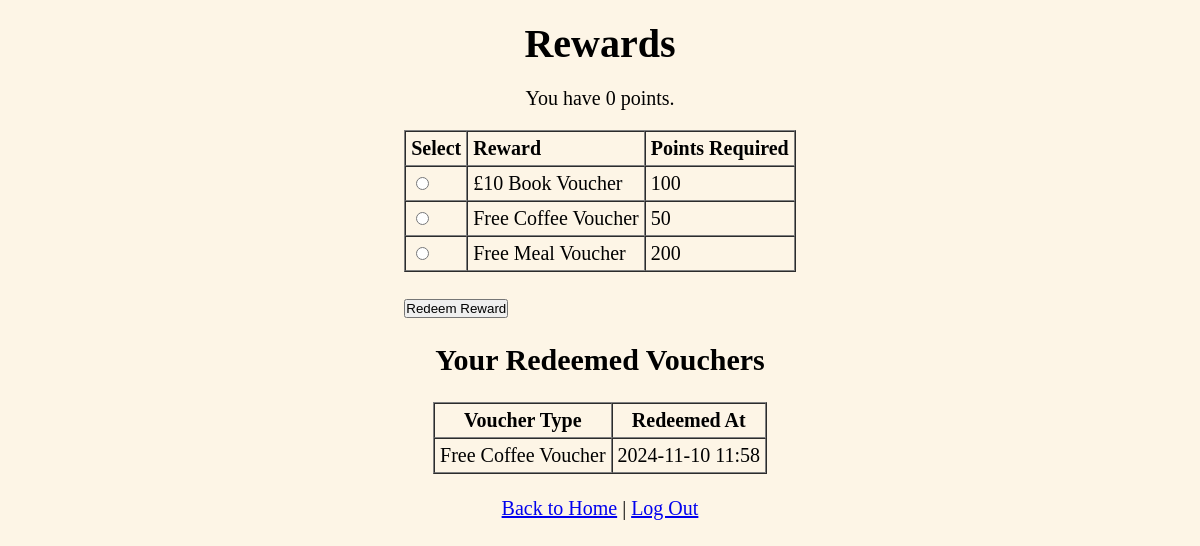
The page /rewards (signed in) on the database as committed earlier.
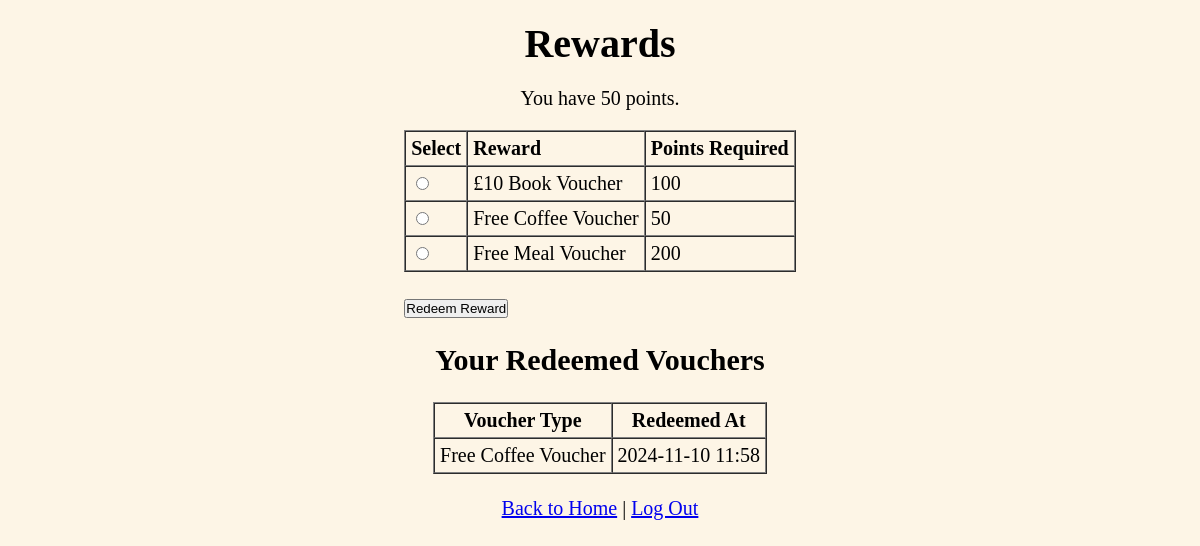
The same page on the database as committed later.
### app.py (models this page shows, shortened)
class User(UserMixin, db.Model):
    __tablename__ = 'users'  # Optional: specify table name
    id = db.Column(db.Integer, primary_key=True)
    name = db.Column(db.String(100), nullable=False)
    password_hash = db.Column(db.String(128), nullable=False)
    points = db.Column(db.Integer, default=0)
    age = db.Column(db.Integer, nullable=False)
    location = db.Column(db.String(100), nullable=False)
    email = db.Column(db.String(100), nullable=False)
    interests = db.Column(db.String(200), nullable=False)

### app.py (the view, shortened to what this page needs)
@app.route('/rewards', methods=['GET', 'POST'])
@login_required
def rewards():
    reward_options = [
        {'name': '£10 Book Voucher', 'points': 100},
        {'name': 'Free Coffee Voucher', 'points': 50},
        {'name': 'Free Meal Voucher', 'points': 200},
    ]
    return render_template('rewards.html', user=current_user, reward_options=reward_options)

### app.py (called while the page is built)
@login_manager.user_loader
def load_user(user_id):
    return User.query.get(int(user_id))

### templates/rewards.html (shortened to what this page needs)
<!DOCTYPE html>
<html>
<head>
    <link rel="stylesheet" type="text/css" href="{{ url_for('static', filename='styles.css') }}">
</head>
<body>
    <h1>Rewards</h1>
    <p>You have {{ user.points }} points.</p>
    <form method="post">
        <table border="1" cellpadding="5" cellspacing="0" style="margin: auto;">
            <tr>
                <th>Select</th>
                <th>Reward</th>
                <th>Points Required</th>
            </tr>
            {% for reward in reward_options %}
            <tr>
                <td>
                    <input type="radio" name="reward" value="{{ reward.name }}" required>
                </td>
                <td>{{ reward.name }}</td>
                <td>{{ reward.points }}</td>
            </tr>
            {% endfor %}
        </table>
        <br>
        <input type="submit" value="Redeem Reward">
    </form>
    <h2>Your Redeemed Vouchers</h2>
    {% if user.vouchers %}
        <table border="1" cellpadding="5" cellspacing="0" style="margin: auto;">
            <tr>
                <th>Voucher Type</th>
                <th>Redeemed At</th>
            </tr>
            {% for voucher in user.vouchers %}
            <tr>
                <td>{{ voucher.voucher_type }}</td>
                <td>{{ voucher.redeemed_at.strftime('%Y-%m-%d %H:%M') }}</td>
            </tr>
            {% endfor %}
        </table>
    {% else %}
        <p>You have not redeemed any vouchers yet.</p>
    {% endif %}
    <br>
    <a href="{{ url_for('home') }}">Back to Home</a> |
    <a href="{{ url_for('logout') }}">Log Out</a>
</body>
</html>

Rows that differ between the two databases and show on the page:
changed User: points "0" → "50"
